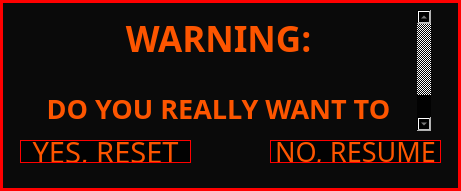
    <widget class="QWidget" name="ResetWindow" native="true">
     <property name="geometry">
      <rect>
       <x>250</x>
       <y>120</y>
       <width>461</width>
       <height>191</height>
      </rect>
     </property>
     <property name="styleSheet">
      <string notr="true">background-color:rgba(0, 0, 0, 0.8);
</string>
     </property>
     <widget class="QTextBrowser" name="textBrowser">
      <property name="enabled">
       <bool>false</bool>
      </property>
      <property name="geometry">
       <rect>
        <x>20</x>
        <y>10</y>
        <width>411</width>
        <height>121</height>
       </rect>
      </property>
      <property name="font">
       <font>
        <family>IBM 3270</family>
        <pointsize>14</pointsize>
       </font>
      </property>
      <property name="styleSheet">
       <string notr="true">color: rgb(253, 85, 0);
background-color: rgba(255, 255, 255, 0);
border: none;</string>
      </property>
      <property name="html">
       <string>&lt;!DOCTYPE HTML PUBLIC &quot;-//W3C//DTD HTML 4.0//EN&quot; &quot;http://www.w3.org/TR/REC-html40/strict.dtd&quot;&gt;
&lt;html&gt;&lt;head&gt;&lt;meta name=&quot;qrichtext&quot; content=&quot;1&quot; /&gt;&lt;style type=&quot;text/css&quot;&gt;
p, li { white-space: pre-wrap; }
&lt;/style&gt;&lt;/head&gt;&lt;body style=&quot; font-family:'IBM 3270'; font-size:14pt; font-weight:400; font-style:normal;&quot;&gt;
&lt;p align=&quot;center&quot; style=&quot; margin-top:0px; margin-bottom:0px; margin-left:0px; margin-right:0px; -qt-block-indent:0; text-indent:0px;&quot;&gt;&lt;span style=&quot; font-size:26pt; font-weight:600;&quot;&gt;WARNING:&lt;/span&gt;&lt;/p&gt;
&lt;p align=&quot;center&quot; style=&quot;-qt-paragraph-type:empty; margin-top:0px; margin-bottom:0px; margin-left:0px; margin-right:0px; -qt-block-indent:0; text-indent:0px; font-weight:600;&quot;&gt;&lt;br /&gt;&lt;/p&gt;
&lt;p align=&quot;center&quot; style=&quot; margin-top:0px; margin-bottom:0px; margin-left:0px; margin-right:0px; -qt-block-indent:0; text-indent:0px;&quot;&gt;&lt;span style=&quot; font-size:20pt; font-weight:600;&quot;&gt;DO YOU REALLY WANT TO RESET?&lt;/span&gt;&lt;/p&gt;&lt;/body&gt;&lt;/html&gt;</string>
      </property>
     </widget>
     <widget class="QPushButton" name="ResetConfirmation">
      <property name="geometry">
       <rect>
        <x>20</x>
        <y>140</y>
        <width>171</width>
        <height>23</height>
       </rect>
      </property>
      <property name="font">
       <font>
        <family>IBM 3270</family>
        <pointsize>22</pointsize>
       </font>
      </property>
      <property name="cursor">
       <cursorShape>PointingHandCursor</cursorShape>
      </property>
      <property name="styleSheet">
       <string notr="true">color: rgb(253, 85, 0);
border: 1px solid red;
border-color:hex(#fd5500);</string>
      </property>
      <property name="text">
       <string>YES, RESET</string>
      </property>
     </widget>
     <widget class="QPushButton" name="ResetCancel">
      <property name="geometry">
       <rect>
        <x>270</x>
        <y>140</y>
        <width>171</width>
        <height>23</height>
       </rect>
      </property>
      <property name="font">
       <font>
        <family>IBM 3270</family>
        <pointsize>20</pointsize>
       </font>
      </property>
      <property name="cursor">
       <cursorShape>PointingHandCursor</cursorShape>
      </property>
      <property name="styleSheet">
       <string notr="true">color: rgb(253, 85, 0);
border: 1px solid red;
border-color:hex(#fd5500);</string>
      </property>
      <property name="text">
       <string>NO, RESUME</string>
      </property>
     </widget>
     <widget class="QFrame" name="frame">
      <property name="geometry">
       <rect>
        <x>0</x>
        <y>0</y>
        <width>461</width>
        <height>191</height>
       </rect>
      </property>
      <property name="styleSheet">
       <string notr="true">color: rgb(253, 85, 0);
border: 3px solid red;
border-color:hex(#fd5500);
background-color: rgba(255, 255, 255, 0);</string>
      </property>
      <property name="frameShape">
       <enum>QFrame::StyledPanel</enum>
      </property>
      <property name="frameShadow">
       <enum>QFrame::Raised</enum>
      </property>
     </widget>
     <zorder>frame</zorder>
     <zorder>textBrowser</zorder>
     <zorder>ResetConfirmation</zorder>
     <zorder>ResetCancel</zorder>
    </widget>
